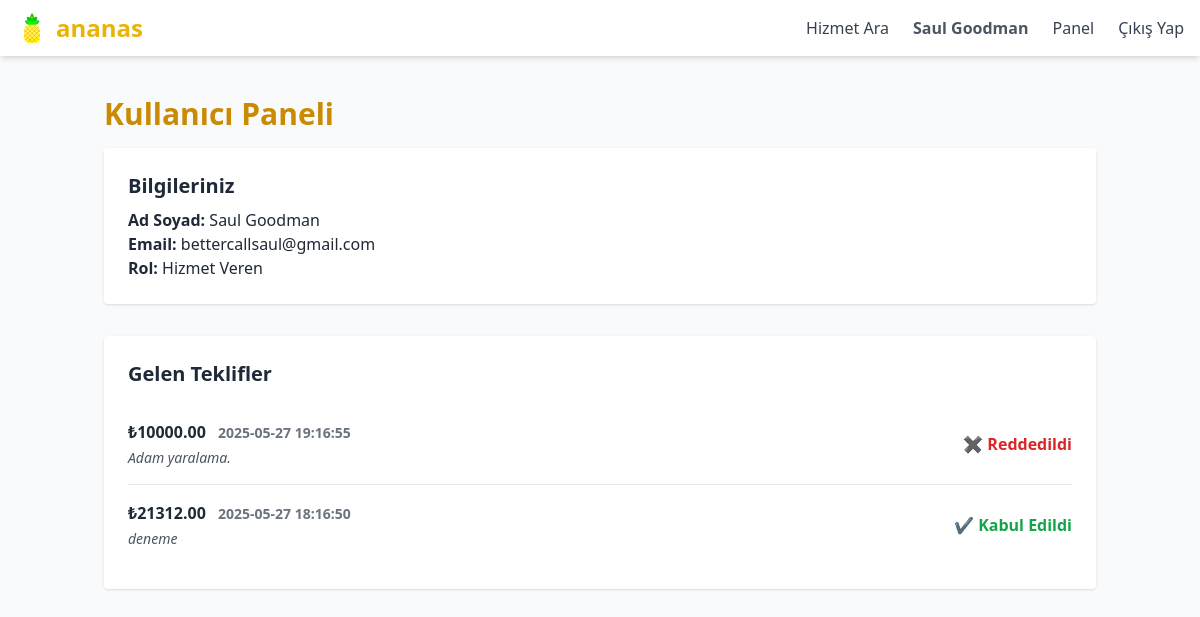
/panel.php (signed in), run on an earlier commit of the app's database.
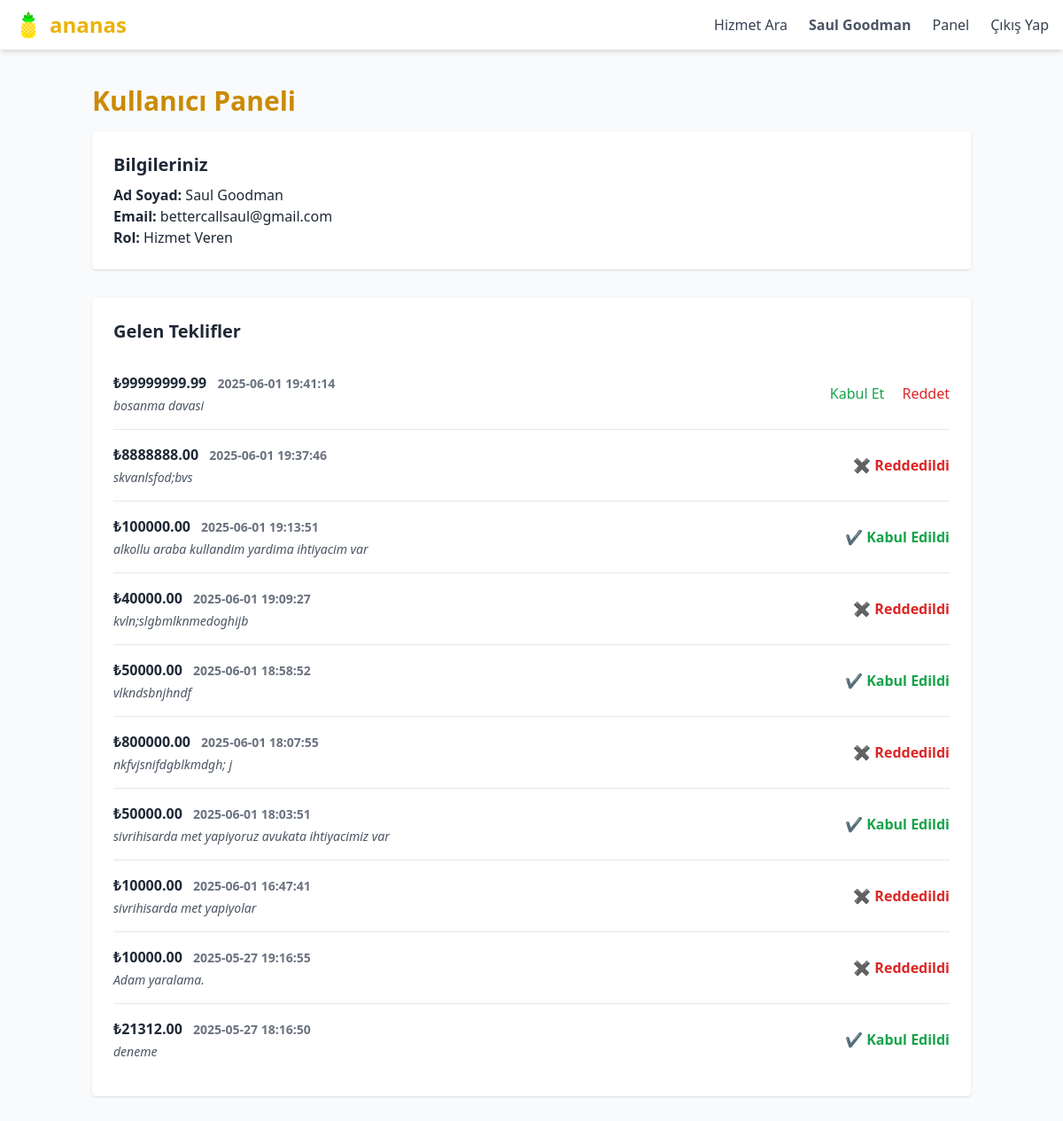
And on a later commit of the database.
### tables this page shows
CREATE TABLE `hizmetverenler` (
  `HizmetVerenID` int(11) NOT NULL,
  `SahisMiSirketMi` varchar(50) NOT NULL,
  `Ad` varchar(255) NOT NULL,
  `Soyad` varchar(255) NOT NULL,
  `Konum` varchar(255) DEFAULT NULL,
  `Telefon` varchar(50) DEFAULT NULL,
  `Email` varchar(255) NOT NULL,
  `Sifre` varchar(100) DEFAULT NULL,
  `KategoriID` int(11) NOT NULL,
  `AltKategoriID` int(11) NOT NULL,
  `TanitimYazisi` text DEFAULT NULL
);

CREATE TABLE `teklifler` (
  `TeklifID` int(11) NOT NULL,
  `HizmetAlanID` int(11) DEFAULT NULL,
  `HizmetID` int(11) DEFAULT NULL,
  `HizmetVerenID` int(11) NOT NULL,
  `TeklifTutari` decimal(10,2) DEFAULT NULL,
  `Aciklama` text DEFAULT NULL,
  `TeklifTarihi` datetime DEFAULT current_timestamp(),
  `Durum` enum('beklemede','kabul edildi','reddedildi') DEFAULT 'beklemede'
);

### panel.php (the view, shortened to what this page needs)
<?php
$baglanti = new mysqli("localhost", "root", "", "armutdata");
$baglanti->set_charset("utf8");
$email = $_SESSION['email'];
$rol = $_SESSION['rol'];
$kullanici = null;
$teklifler = [];
if ($rol === 'hizmetalan') {
    $kullanici = $baglanti->query("SELECT * FROM hizmetalanlar WHERE Email = '$email'")->fetch_assoc();
    $hizmetalan_id = $kullanici['HizmetAlanID'];
    $teklifler = $baglanti->query("
        SELECT t.*, hv.Ad AS HVAd, hv.Soyad AS HVSoyad
        FROM teklifler t
        INNER JOIN hizmetverenler hv ON t.HizmetVerenID = hv.HizmetVerenID
        WHERE t.HizmetAlanID = $hizmetalan_id
        ORDER BY t.TeklifTarihi DESC
    ");
} else {
    $kullanici = $baglanti->query("SELECT * FROM hizmetverenler WHERE Email = '$email'")->fetch_assoc();
    $hizmetveren_id = $kullanici['HizmetVerenID'];
    $teklifler = $baglanti->query("SELECT * FROM teklifler WHERE HizmetVerenID = $hizmetveren_id ORDER BY TeklifTarihi DESC");
}
?>
<!DOCTYPE html>
<html lang="tr">
<head>
  <script src="https://cdn.tailwindcss.com"></script>
</head>
<body class="bg-gray-50 text-gray-800">
<?php include 'navbar.php'; ?>
<section class="max-w-5xl mx-auto py-10 px-4">
  <h1 class="text-3xl font-bold text-yellow-600 mb-4">Kullanıcı Paneli</h1>
  <div class="bg-white rounded shadow p-6 mb-8">
    <h2 class="text-xl font-semibold mb-2">Bilgileriniz</h2>
    <p><strong>Ad Soyad:</strong> <?php echo htmlspecialchars($kullanici['Ad'] . ' ' . $kullanici['Soyad']); ?></p>
    <p><strong>Email:</strong> <?php echo htmlspecialchars($kullanici['Email']); ?></p>
    <p><strong>Rol:</strong> <?php echo $rol === 'hizmetalan' ? 'Hizmet Alan' : 'Hizmet Veren'; ?></p>
  </div>
  <?php if ($teklifler && $teklifler->num_rows > 0): ?>
    <div class="bg-white rounded shadow p-6">
      <h2 class="text-xl font-semibold mb-4">
        <?php echo $rol === 'hizmetalan' ? 'Verdiğiniz Teklifler' : 'Gelen Teklifler'; ?>
      </h2>
      <ul class="divide-y">
        <?php while ($t = $teklifler->fetch_assoc()): ?>
          <li class="py-4">
            <div class="flex justify-between items-center">
              <div>
                <p class="font-semibold text-gray-800">
                  ₺<?php echo htmlspecialchars($t['TeklifTutari']); ?>
                  <span class="text-sm text-gray-500 ml-2"><?php echo htmlspecialchars($t['TeklifTarihi']); ?></span>
                </p>
                <?php if (!empty($t['Aciklama'])): ?>
                  <p class="text-sm italic text-gray-600 mt-1"><?php echo htmlspecialchars($t['Aciklama']); ?></p>
                <?php endif; ?>
              </div>
              <div>
                <?php if ($rol === 'hizmetveren' && $t['Durum'] === 'beklemede'): ?>
                  <a href="teklif_durum_guncelle.php?id=<?php echo $t['TeklifID']; ?>&durum=kabul edildi" class="text-green-600 hover:underline mr-4">Kabul Et</a>
                  <a href="teklif_durum_guncelle.php?id=<?php echo $t['TeklifID']; ?>&durum=reddedildi" class="text-red-600 hover:underline">Reddet</a>
                <?php else: ?>
                  <?php if ($t['Durum'] === 'kabul edildi'): ?>
                    <span class="text-green-600 font-semibold">✔ Kabul Edildi</span>
                  <?php elseif ($t['Durum'] === 'reddedildi'): ?>
                    <span class="text-red-600 font-semibold">✖ Reddedildi</span>
                  <?php else: ?>
                    <span class="text-gray-500 font-semibold">⏳ Beklemede</span>
                  <?php endif; ?>
                <?php endif; ?>
              </div>
            </div>
          </li>
        <?php endwhile; ?>
      </ul>
    </div>
  <?php endif; ?>
</section>
</body>
</html>

### navbar.php (shortened to what this page needs)
<?php
$adsoyad = '';
if (isset($_SESSION['giris']) && $_SESSION['giris'] === true && isset($_SESSION['email'], $_SESSION['rol'])) {
    $baglanti = new mysqli("localhost", "root", "", "armutdata");
    $baglanti->set_charset("utf8");
    if (!$baglanti->connect_error) {
        $email = $_SESSION['email'];
        $rol = $_SESSION['rol'];
        if ($rol === 'hizmetalan') {
            $sorgu = $baglanti->prepare("SELECT Ad, Soyad FROM hizmetalanlar WHERE Email = ?");
        } else {
            $sorgu = $baglanti->prepare("SELECT Ad, Soyad FROM hizmetverenler WHERE Email = ?");
        }
        $sorgu->bind_param("s", $email);
        $sorgu->execute();
        $sonuc = $sorgu->get_result();
        if ($sonuc->num_rows > 0) {
            $kullanici_bilgi = $sonuc->fetch_assoc();
            $adsoyad = $kullanici_bilgi['Ad'] . ' ' . $kullanici_bilgi['Soyad'];
        }
    }
}
?>
<nav class="bg-white shadow-md sticky top-0 z-50">
  <div class="max-w-7xl mx-auto px-4 py-3 flex items-center justify-between">
    <div class="flex items-center space-x-2">
      <img src="armut_resimler/ananas.jpeg" alt="ananas" class="h-8 w-8 object-contain">
      <a href="index.php" class="text-2xl font-bold text-yellow-500">ananas</a>
    </div>
    <div class="space-x-6 flex items-center">
      <a href="hizmet_ara.php" class="text-gray-700 hover:text-yellow-600">Hizmet Ara</a>
      <?php if (isset($_SESSION['giris']) && $_SESSION['giris'] === true): ?>
        <?php if (!empty($adsoyad)): ?>
          <span class="text-gray-600 font-semibold"><?php echo htmlspecialchars($adsoyad); ?></span>
        <?php endif; ?>
        <?php if ($_SESSION['rol'] === 'hizmetveren' || $_SESSION['rol'] === 'hizmetalan'): ?>
          <a href="panel.php" class="text-gray-700 hover:text-yellow-600">Panel</a>
        <?php endif; ?>
        <a href="cikis.php" class="text-gray-700 hover:text-yellow-600">Çıkış Yap</a>
      <?php else: ?>
        <a href="giris.php" class="text-gray-700 hover:text-yellow-600">Giriş Yap</a>
        <a href="kayit.php" class="bg-yellow-500 text-white px-4 py-2 rounded hover:bg-yellow-600">Kayıt Ol</a>
      <?php endif; ?>
    </div>
  </div>
</nav>

What changed in the data, as far as the page shows it:
added teklifler: TeklifTutari "99999999.99", TeklifTarihi "2025-06-01 19:41:14", Aciklama "bosanma davasi"
added teklifler: TeklifTutari "8888888.00", TeklifTarihi "2025-06-01 19:37:46", Aciklama "skvanlsfod;bvs", Durum "✖ Reddedildi"
added teklifler: TeklifTutari "100000.00", TeklifTarihi "2025-06-01 19:13:51", Aciklama "alkollu araba kullandim yardima ihtiyacim var", Durum "✔ Kabul Edildi"
added teklifler: TeklifTutari "40000.00", TeklifTarihi "2025-06-01 19:09:27", Aciklama "kvln;slgbmlknmedoghijb", Durum "✖ Reddedildi"
added teklifler: TeklifTutari "50000.00", TeklifTarihi "2025-06-01 18:58:52", Aciklama "vlkndsbnjhndf", Durum "✔ Kabul Edildi"
added teklifler: TeklifTutari "800000.00", TeklifTarihi "2025-06-01 18:07:55", Aciklama "nkfvjsnifdgblkmdgh; j", Durum "✖ Reddedildi"
added teklifler: TeklifTutari "50000.00", TeklifTarihi "2025-06-01 18:03:51", Aciklama "sivrihisarda met yapiyoruz avukata ihtiyacimiz var", Durum "✔ Kabul Edildi"
added teklifler: TeklifTutari "10000.00", TeklifTarihi "2025-06-01 16:47:41", Aciklama "sivrihisarda met yapiyolar", Durum "✖ Reddedildi"
